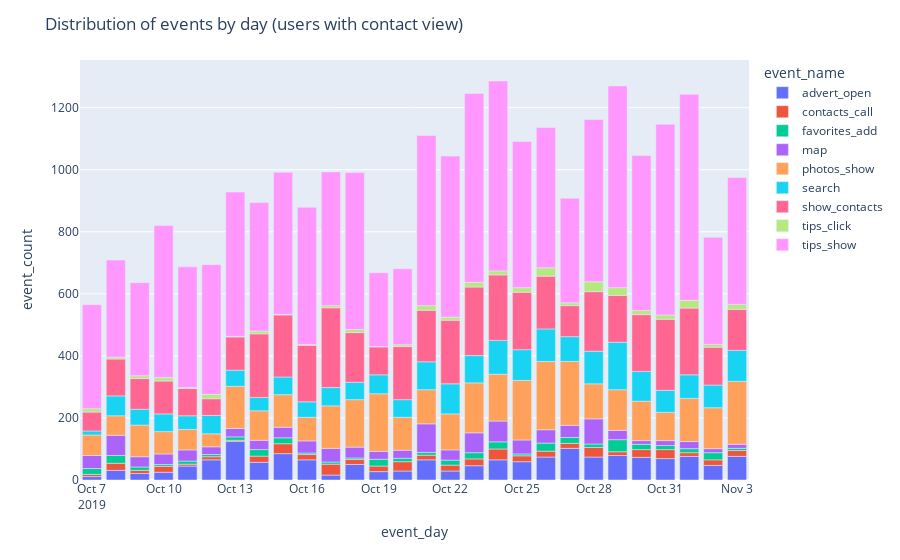
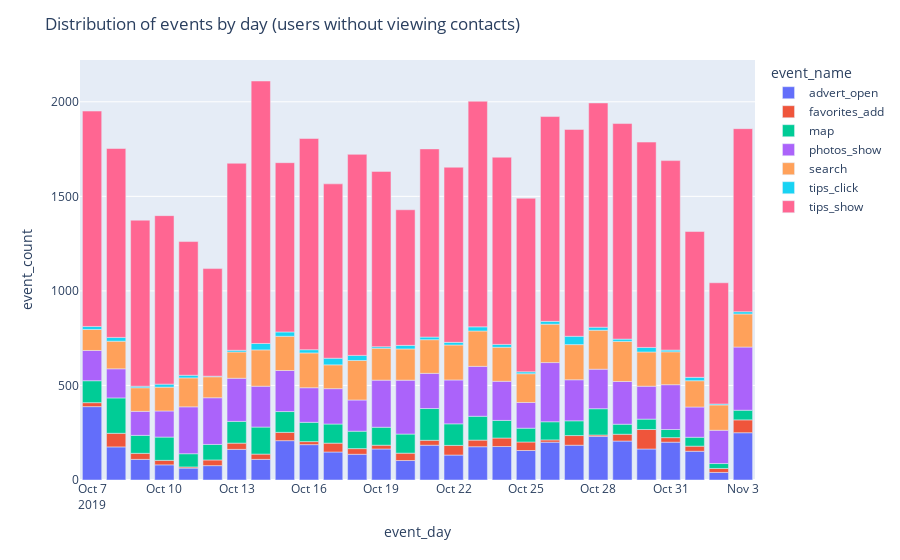

Source (notebook cell) for these figures, in order:
### Code cell
event_map_2 = px.bar(event_map3, x='event_day', y='event_count', color='event_name')
event_map_2.update_layout(title_text='Distribution of events by day (users with contact view)')
event_map_2.show()

event_map_4 = px.bar(event_map7, x='event_day', y='event_count', color='event_name')
event_map_4.update_layout(title_text='Distribution of events by day (users without viewing contacts)')
event_map_4.show()

### Figure 1 — Plotly figure (JSON) as saved in the notebook; plotly's stock layout.template omitted (floating-point values rounded to 4 significant figures)
{"data": [{"alignmentgroup": "True", "hovertemplate": "event_name=advert_open<br>event_day=%{x}<br>event_count=%{y}<extra></extra>", "legendgroup": "advert_open", "marker": {"color": "#636efa", "pattern": {"shape": ""}}, "name": "advert_open", "offsetgroup": "advert_open", "orientation": "v", "showlegend": true, "textposition": "auto", "type": "bar", "x": ["2019-10-07T00:00:00", "2019-10-08T00:00:00", "2019-10-09T00:00:00", "2019-10-10T00:00:00", "2019-10-11T00:00:00", "2019-10-12T00:00:00", "2019-10-13T00:00:00", "2019-10-14T00:00:00", "2019-10-15T00:00:00", "2019-10-16T00:00:00", "2019-10-17T00:00:00", "2019-10-18T00:00:00", "2019-10-19T00:00:00", "2019-10-20T00:00:00", "2019-10-21T00:00:00", "2019-10-22T00:00:00", "2019-10-23T00:00:00", "2019-10-24T00:00:00", "2019-10-25T00:00:00", "2019-10-26T00:00:00", "2019-10-27T00:00:00", "2019-10-28T00:00:00", "2019-10-29T00:00:00", "2019-10-30T00:00:00", "2019-10-31T00:00:00", "2019-11-01T00:00:00", "2019-11-02T00:00:00", "2019-11-03T00:00:00"], "xaxis": "x", "y": [11, 31, 21, 25, 45, 65, 124, 57, 85, 65, 16, 50, 27, 29, 65, 29, 46, 65, 59, 74, 102, 74, 79, 73, 69, 76, 47, 76], "yaxis": "y"}, {"alignmentgroup": "True", "hovertemplate": "event_name=contacts_call<br>event_day=%{x}<br>event_count=%{y}<extra></extra>", "legendgroup": "contacts_call", "marker": {"color": "#EF553B", "pattern": {"shape": ""}}, "name": "contacts_call", "offsetgroup": "contacts_call", "orientation": "v", "showlegend": true, "textposition": "auto", "type": "bar", "x": ["2019-10-07T00:00:00", "2019-10-08T00:00:00", "2019-10-09T00:00:00", "2019-10-10T00:00:00", "2019-10-11T00:00:00", "2019-10-12T00:00:00", "2019-10-13T00:00:00", "2019-10-14T00:00:00", "2019-10-15T00:00:00", "2019-10-16T00:00:00", "2019-10-17T00:00:00", "2019-10-18T00:00:00", "2019-10-19T00:00:00", "2019-10-20T00:00:00", "2019-10-21T00:00:00", "2019-10-22T00:00:00", "2019-10-23T00:00:00", "2019-10-24T00:00:00", "2019-10-25T00:00:00", "2019-10-26T00:00:00", "2019-10-27T00:00:00", "2019-10-28T00:00:00", "2019-10-29T00:00:00", "2019-10-30T00:00:00", "2019-10-31T00:00:00", "2019-11-01T00:00:00", "2019-11-02T00:00:00", "2019-11-03T00:00:00"], "xaxis": "x", "y": [7, 23, 10, 19, 6, 10, 4, 20, 32, 17, 35, 16, 18, 30, 15, 19, 22, 35, 19, 19, 16, 31, 12, 25, 29, 12, 18, 19], "yaxis": "y"}, {"alignmentgroup": "True", "hovertemplate": "event_name=favorites_add<br>event_day=%{x}<br>event_count=%{y}<extra></extra>", "legendgroup": "favorites_add", "marker": {"color": "#00cc96", "pattern": {"shape": ""}}, "name": "favorites_add", "offsetgroup": "favorites_add", "orientation": "v", "showlegend": true, "textposition": "auto", "type": "bar", "x": ["2019-10-07T00:00:00", "2019-10-08T00:00:00", "2019-10-09T00:00:00", "2019-10-10T00:00:00", "2019-10-11T00:00:00", "2019-10-12T00:00:00", "2019-10-13T00:00:00", "2019-10-14T00:00:00", "2019-10-15T00:00:00", "2019-10-16T00:00:00", "2019-10-17T00:00:00", "2019-10-18T00:00:00", "2019-10-19T00:00:00", "2019-10-20T00:00:00", "2019-10-21T00:00:00", "2019-10-22T00:00:00", "2019-10-23T00:00:00", "2019-10-24T00:00:00", "2019-10-25T00:00:00", "2019-10-26T00:00:00", "2019-10-27T00:00:00", "2019-10-28T00:00:00", "2019-10-29T00:00:00", "2019-10-30T00:00:00", "2019-10-31T00:00:00", "2019-11-01T00:00:00", "2019-11-02T00:00:00", "2019-11-03T00:00:00"], "xaxis": "x", "y": [19, 25, 11, 6, 10, 7, 11, 21, 19, 5, 7, 5, 22, 11, 9, 16, 20, 23, 6, 26, 19, 11, 39, 17, 13, 13, 23, 7], "yaxis": "y"}, {"alignmentgroup": "True", "hovertemplate": "event_name=map<br>event_day=%{x}<br>event_count=%{y}<extra></extra>", "legendgroup": "map", "marker": {"color": "#ab63fa", "pattern": {"shape": ""}}, "name": "map", "offsetgroup": "map", "orientation": "v", "showlegend": true, "textposition": "auto", "type": "bar", "x": ["2019-10-07T00:00:00", "2019-10-08T00:00:00", "2019-10-09T00:00:00", "2019-10-10T00:00:00", "2019-10-11T00:00:00", "2019-10-12T00:00:00", "2019-10-13T00:00:00", "2019-10-14T00:00:00", "2019-10-15T00:00:00", "2019-10-16T00:00:00", "2019-10-17T00:00:00", "2019-10-18T00:00:00", "2019-10-19T00:00:00", "2019-10-20T00:00:00", "2019-10-21T00:00:00", "2019-10-22T00:00:00", "2019-10-23T00:00:00", "2019-10-24T00:00:00", "2019-10-25T00:00:00", "2019-10-26T00:00:00", "2019-10-27T00:00:00", "2019-10-28T00:00:00", "2019-10-29T00:00:00", "2019-10-30T00:00:00", "2019-10-31T00:00:00", "2019-11-01T00:00:00", "2019-11-02T00:00:00", "2019-11-03T00:00:00"], "xaxis": "x", "y": [42, 65, 33, 34, 36, 25, 27, 30, 34, 39, 44, 35, 25, 26, 92, 33, 64, 67, 45, 43, 39, 81, 30, 12, 16, 23, 13, 13], "yaxis": "y"}, {"alignmentgroup": "True", "hovertemplate": "event_name=photos_show<br>event_day=%{x}<br>event_count=%{y}<extra></extra>", "legendgroup": "photos_show", "marker": {"color": "#FFA15A", "pattern": {"shape": ""}}, "name": "photos_show", "offsetgroup": "photos_show", "orientation": "v", "showlegend": true, "textposition": "auto", "type": "bar", "x": ["2019-10-07T00:00:00", "2019-10-08T00:00:00", "2019-10-09T00:00:00", "2019-10-10T00:00:00", "2019-10-11T00:00:00", "2019-10-12T00:00:00", "2019-10-13T00:00:00", "2019-10-14T00:00:00", "2019-10-15T00:00:00", "2019-10-16T00:00:00", "2019-10-17T00:00:00", "2019-10-18T00:00:00", "2019-10-19T00:00:00", "2019-10-20T00:00:00", "2019-10-21T00:00:00", "2019-10-22T00:00:00", "2019-10-23T00:00:00", "2019-10-24T00:00:00", "2019-10-25T00:00:00", "2019-10-26T00:00:00", "2019-10-27T00:00:00", "2019-10-28T00:00:00", "2019-10-29T00:00:00", "2019-10-30T00:00:00", "2019-10-31T00:00:00", "2019-11-01T00:00:00", "2019-11-02T00:00:00", "2019-11-03T00:00:00"], "xaxis": "x", "y": [66, 63, 102, 72, 66, 42, 136, 95, 105, 76, 137, 153, 186, 106, 110, 116, 161, 151, 192, 220, 206, 113, 131, 127, 91, 139, 132, 203], "yaxis": "y"}, {"alignmentgroup": "True", "hovertemplate": "event_name=search<br>event_day=%{x}<br>event_count=%{y}<extra></extra>", "legendgroup": "search", "marker": {"color": "#19d3f3", "pattern": {"shape": ""}}, "name": "search", "offsetgroup": "search", "orientation": "v", "showlegend": true, "textposition": "auto", "type": "bar", "x": ["2019-10-07T00:00:00", "2019-10-08T00:00:00", "2019-10-09T00:00:00", "2019-10-10T00:00:00", "2019-10-11T00:00:00", "2019-10-12T00:00:00", "2019-10-13T00:00:00", "2019-10-14T00:00:00", "2019-10-15T00:00:00", "2019-10-16T00:00:00", "2019-10-17T00:00:00", "2019-10-18T00:00:00", "2019-10-19T00:00:00", "2019-10-20T00:00:00", "2019-10-21T00:00:00", "2019-10-22T00:00:00", "2019-10-23T00:00:00", "2019-10-24T00:00:00", "2019-10-25T00:00:00", "2019-10-26T00:00:00", "2019-10-27T00:00:00", "2019-10-28T00:00:00", "2019-10-29T00:00:00", "2019-10-30T00:00:00", "2019-10-31T00:00:00", "2019-11-01T00:00:00", "2019-11-02T00:00:00", "2019-11-03T00:00:00"], "xaxis": "x", "y": [13, 64, 51, 57, 44, 59, 52, 43, 57, 50, 59, 56, 61, 57, 90, 97, 88, 109, 99, 105, 80, 105, 153, 96, 71, 76, 73, 100], "yaxis": "y"}, {"alignmentgroup": "True", "hovertemplate": "event_name=show_contacts<br>event_day=%{x}<br>event_count=%{y}<extra></extra>", "legendgroup": "show_contacts", "marker": {"color": "#FF6692", "pattern": {"shape": ""}}, "name": "show_contacts", "offsetgroup": "show_contacts", "orientation": "v", "showlegend": true, "textposition": "auto", "type": "bar", "x": ["2019-10-07T00:00:00", "2019-10-08T00:00:00", "2019-10-09T00:00:00", "2019-10-10T00:00:00", "2019-10-11T00:00:00", "2019-10-12T00:00:00", "2019-10-13T00:00:00", "2019-10-14T00:00:00", "2019-10-15T00:00:00", "2019-10-16T00:00:00", "2019-10-17T00:00:00", "2019-10-18T00:00:00", "2019-10-19T00:00:00", "2019-10-20T00:00:00", "2019-10-21T00:00:00", "2019-10-22T00:00:00", "2019-10-23T00:00:00", "2019-10-24T00:00:00", "2019-10-25T00:00:00", "2019-10-26T00:00:00", "2019-10-27T00:00:00", "2019-10-28T00:00:00", "2019-10-29T00:00:00", "2019-10-30T00:00:00", "2019-10-31T00:00:00", "2019-11-01T00:00:00", "2019-11-02T00:00:00", "2019-11-03T00:00:00"], "xaxis": "x", "y": [61, 119, 99, 106, 88, 54, 107, 205, 200, 182, 257, 160, 90, 171, 166, 205, 221, 211, 185, 170, 100, 192, 151, 183, 229, 215, 122, 132], "yaxis": "y"}, {"alignmentgroup": "True", "hovertemplate": "event_name=tips_click<br>event_day=%{x}<br>event_count=%{y}<extra></extra>", "legendgroup": "tips_click", "marker": {"color": "#B6E880", "pattern": {"shape": ""}}, "name": "tips_click", "offsetgroup": "tips_click", "orientation": "v", "showlegend": true, "textposition": "auto", "type": "bar", "x": ["2019-10-07T00:00:00", "2019-10-08T00:00:00", "2019-10-09T00:00:00", "2019-10-10T00:00:00", "2019-10-11T00:00:00", "2019-10-12T00:00:00", "2019-10-13T00:00:00", "2019-10-14T00:00:00", "2019-10-15T00:00:00", "2019-10-16T00:00:00", "2019-10-17T00:00:00", "2019-10-18T00:00:00", "2019-10-19T00:00:00", "2019-10-20T00:00:00", "2019-10-21T00:00:00", "2019-10-22T00:00:00", "2019-10-23T00:00:00", "2019-10-24T00:00:00", "2019-10-25T00:00:00", "2019-10-26T00:00:00", "2019-10-27T00:00:00", "2019-10-28T00:00:00", "2019-10-29T00:00:00", "2019-10-30T00:00:00", "2019-10-31T00:00:00", "2019-11-01T00:00:00", "2019-11-02T00:00:00", "2019-11-03T00:00:00"], "xaxis": "x", "y": [11, 6, 9, 11, 3, 14, 2, 9, 2, 3, 7, 10, 1, 6, 15, 10, 15, 13, 15, 27, 9, 32, 25, 13, 14, 25, 9, 16], "yaxis": "y"}, {"alignmentgroup": "True", "hovertemplate": "event_name=tips_show<br>event_day=%{x}<br>event_count=%{y}<extra></extra>", "legendgroup": "tips_show", "marker": {"color": "#FF97FF", "pattern": {"shape": ""}}, "name": "tips_show", "offsetgroup": "tips_show", "orientation": "v", "showlegend": true, "textposition": "auto", "type": "bar", "x": ["2019-10-07T00:00:00", "2019-10-08T00:00:00", "2019-10-09T00:00:00", "2019-10-10T00:00:00", "2019-10-11T00:00:00", "2019-10-12T00:00:00", "2019-10-13T00:00:00", "2019-10-14T00:00:00", "2019-10-15T00:00:00", "2019-10-16T00:00:00", "2019-10-17T00:00:00", "2019-10-18T00:00:00", "2019-10-19T00:00:00", "2019-10-20T00:00:00", "2019-10-21T00:00:00", "2019-10-22T00:00:00", "2019-10-23T00:00:00", "2019-10-24T00:00:00", "2019-10-25T00:00:00", "2019-10-26T00:00:00", "2019-10-27T00:00:00", "2019-10-28T00:00:00", "2019-10-29T00:00:00", "2019-10-30T00:00:00", "2019-10-31T00:00:00", "2019-11-01T00:00:00", "2019-11-02T00:00:00", "2019-11-03T00:00:00"], "xaxis": "x", "y": [335, 313, 300, 490, 389, 418, 465, 414, 458, 442, 431, 506, 238, 245, 548, 519, 609, 612, 471, 452, 337, 523, 650, 500, 615, 664, 345, 409], "yaxis": "y"}], "layout": {"barmode": "relative", "legend": {"title": {"text": "event_name"}, "tracegroupgap": 0}, "margin": {"t": 60}, "title": {"text": "Distribution of events by day (users with contact view)"}, "xaxis": {"anchor": "y", "domain": [0, 1], "title": {"text": "event_day"}}, "yaxis": {"anchor": "x", "domain": [0, 1], "title": {"text": "event_count"}}}}

### Figure 2 — Plotly figure (JSON) as saved in the notebook; plotly's stock layout.template omitted (floating-point values rounded to 4 significant figures)
{"data": [{"alignmentgroup": "True", "hovertemplate": "event_name=advert_open<br>event_day=%{x}<br>event_count=%{y}<extra></extra>", "legendgroup": "advert_open", "marker": {"color": "#636efa", "pattern": {"shape": ""}}, "name": "advert_open", "offsetgroup": "advert_open", "orientation": "v", "showlegend": true, "textposition": "auto", "type": "bar", "x": ["2019-10-07T00:00:00", "2019-10-08T00:00:00", "2019-10-09T00:00:00", "2019-10-10T00:00:00", "2019-10-11T00:00:00", "2019-10-12T00:00:00", "2019-10-13T00:00:00", "2019-10-14T00:00:00", "2019-10-15T00:00:00", "2019-10-16T00:00:00", "2019-10-17T00:00:00", "2019-10-18T00:00:00", "2019-10-19T00:00:00", "2019-10-20T00:00:00", "2019-10-21T00:00:00", "2019-10-22T00:00:00", "2019-10-23T00:00:00", "2019-10-24T00:00:00", "2019-10-25T00:00:00", "2019-10-26T00:00:00", "2019-10-27T00:00:00", "2019-10-28T00:00:00", "2019-10-29T00:00:00", "2019-10-30T00:00:00", "2019-10-31T00:00:00", "2019-11-01T00:00:00", "2019-11-02T00:00:00", "2019-11-03T00:00:00"], "xaxis": "x", "y": [388, 175, 109, 80, 63, 76, 162, 109, 208, 187, 148, 136, 164, 103, 184, 132, 176, 177, 156, 200, 184, 231, 206, 164, 200, 152, 40, 250], "yaxis": "y"}, {"alignmentgroup": "True", "hovertemplate": "event_name=favorites_add<br>event_day=%{x}<br>event_count=%{y}<extra></extra>", "legendgroup": "favorites_add", "marker": {"color": "#EF553B", "pattern": {"shape": ""}}, "name": "favorites_add", "offsetgroup": "favorites_add", "orientation": "v", "showlegend": true, "textposition": "auto", "type": "bar", "x": ["2019-10-07T00:00:00", "2019-10-08T00:00:00", "2019-10-09T00:00:00", "2019-10-10T00:00:00", "2019-10-11T00:00:00", "2019-10-12T00:00:00", "2019-10-13T00:00:00", "2019-10-14T00:00:00", "2019-10-15T00:00:00", "2019-10-16T00:00:00", "2019-10-17T00:00:00", "2019-10-18T00:00:00", "2019-10-19T00:00:00", "2019-10-20T00:00:00", "2019-10-21T00:00:00", "2019-10-22T00:00:00", "2019-10-23T00:00:00", "2019-10-24T00:00:00", "2019-10-25T00:00:00", "2019-10-26T00:00:00", "2019-10-27T00:00:00", "2019-10-28T00:00:00", "2019-10-29T00:00:00", "2019-10-30T00:00:00", "2019-10-31T00:00:00", "2019-11-01T00:00:00", "2019-11-02T00:00:00", "2019-11-03T00:00:00"], "xaxis": "x", "y": [21, 72, 32, 24, 6, 30, 33, 28, 44, 16, 47, 30, 20, 39, 26, 51, 35, 45, 45, 12, 51, 7, 36, 103, 24, 27, 21, 68], "yaxis": "y"}, {"alignmentgroup": "True", "hovertemplate": "event_name=map<br>event_day=%{x}<br>event_count=%{y}<extra></extra>", "legendgroup": "map", "marker": {"color": "#00cc96", "pattern": {"shape": ""}}, "name": "map", "offsetgroup": "map", "orientation": "v", "showlegend": true, "textposition": "auto", "type": "bar", "x": ["2019-10-07T00:00:00", "2019-10-08T00:00:00", "2019-10-09T00:00:00", "2019-10-10T00:00:00", "2019-10-11T00:00:00", "2019-10-12T00:00:00", "2019-10-13T00:00:00", "2019-10-14T00:00:00", "2019-10-15T00:00:00", "2019-10-16T00:00:00", "2019-10-17T00:00:00", "2019-10-18T00:00:00", "2019-10-19T00:00:00", "2019-10-20T00:00:00", "2019-10-21T00:00:00", "2019-10-22T00:00:00", "2019-10-23T00:00:00", "2019-10-24T00:00:00", "2019-10-25T00:00:00", "2019-10-26T00:00:00", "2019-10-27T00:00:00", "2019-10-28T00:00:00", "2019-10-29T00:00:00", "2019-10-30T00:00:00", "2019-10-31T00:00:00", "2019-11-01T00:00:00", "2019-11-02T00:00:00", "2019-11-03T00:00:00"], "xaxis": "x", "y": [116, 187, 95, 123, 70, 82, 115, 143, 110, 102, 101, 92, 95, 101, 168, 114, 126, 93, 73, 96, 78, 139, 53, 55, 43, 47, 26, 51], "yaxis": "y"}, {"alignmentgroup": "True", "hovertemplate": "event_name=photos_show<br>event_day=%{x}<br>event_count=%{y}<extra></extra>", "legendgroup": "photos_show", "marker": {"color": "#ab63fa", "pattern": {"shape": ""}}, "name": "photos_show", "offsetgroup": "photos_show", "orientation": "v", "showlegend": true, "textposition": "auto", "type": "bar", "x": ["2019-10-07T00:00:00", "2019-10-08T00:00:00", "2019-10-09T00:00:00", "2019-10-10T00:00:00", "2019-10-11T00:00:00", "2019-10-12T00:00:00", "2019-10-13T00:00:00", "2019-10-14T00:00:00", "2019-10-15T00:00:00", "2019-10-16T00:00:00", "2019-10-17T00:00:00", "2019-10-18T00:00:00", "2019-10-19T00:00:00", "2019-10-20T00:00:00", "2019-10-21T00:00:00", "2019-10-22T00:00:00", "2019-10-23T00:00:00", "2019-10-24T00:00:00", "2019-10-25T00:00:00", "2019-10-26T00:00:00", "2019-10-27T00:00:00", "2019-10-28T00:00:00", "2019-10-29T00:00:00", "2019-10-30T00:00:00", "2019-10-31T00:00:00", "2019-11-01T00:00:00", "2019-11-02T00:00:00", "2019-11-03T00:00:00"], "xaxis": "x", "y": [160, 154, 127, 138, 248, 247, 228, 216, 217, 183, 187, 165, 249, 285, 186, 232, 264, 207, 136, 313, 217, 209, 226, 174, 237, 160, 176, 334], "yaxis": "y"}, {"alignmentgroup": "True", "hovertemplate": "event_name=search<br>event_day=%{x}<br>event_count=%{y}<extra></extra>", "legendgroup": "search", "marker": {"color": "#FFA15A", "pattern": {"shape": ""}}, "name": "search", "offsetgroup": "search", "orientation": "v", "showlegend": true, "textposition": "auto", "type": "bar", "x": ["2019-10-07T00:00:00", "2019-10-08T00:00:00", "2019-10-09T00:00:00", "2019-10-10T00:00:00", "2019-10-11T00:00:00", "2019-10-12T00:00:00", "2019-10-13T00:00:00", "2019-10-14T00:00:00", "2019-10-15T00:00:00", "2019-10-16T00:00:00", "2019-10-17T00:00:00", "2019-10-18T00:00:00", "2019-10-19T00:00:00", "2019-10-20T00:00:00", "2019-10-21T00:00:00", "2019-10-22T00:00:00", "2019-10-23T00:00:00", "2019-10-24T00:00:00", "2019-10-25T00:00:00", "2019-10-26T00:00:00", "2019-10-27T00:00:00", "2019-10-28T00:00:00", "2019-10-29T00:00:00", "2019-10-30T00:00:00", "2019-10-31T00:00:00", "2019-11-01T00:00:00", "2019-11-02T00:00:00", "2019-11-03T00:00:00"], "xaxis": "x", "y": [111, 146, 125, 126, 153, 111, 139, 192, 181, 184, 126, 209, 169, 165, 178, 185, 187, 180, 152, 203, 186, 206, 212, 181, 174, 139, 134, 175], "yaxis": "y"}, {"alignmentgroup": "True", "hovertemplate": "event_name=tips_click<br>event_day=%{x}<br>event_count=%{y}<extra></extra>", "legendgroup": "tips_click", "marker": {"color": "#19d3f3", "pattern": {"shape": ""}}, "name": "tips_click", "offsetgroup": "tips_click", "orientation": "v", "showlegend": true, "textposition": "auto", "type": "bar", "x": ["2019-10-07T00:00:00", "2019-10-08T00:00:00", "2019-10-09T00:00:00", "2019-10-10T00:00:00", "2019-10-11T00:00:00", "2019-10-12T00:00:00", "2019-10-13T00:00:00", "2019-10-14T00:00:00", "2019-10-15T00:00:00", "2019-10-16T00:00:00", "2019-10-17T00:00:00", "2019-10-18T00:00:00", "2019-10-19T00:00:00", "2019-10-20T00:00:00", "2019-10-21T00:00:00", "2019-10-22T00:00:00", "2019-10-23T00:00:00", "2019-10-24T00:00:00", "2019-10-25T00:00:00", "2019-10-26T00:00:00", "2019-10-27T00:00:00", "2019-10-28T00:00:00", "2019-10-29T00:00:00", "2019-10-30T00:00:00", "2019-10-31T00:00:00", "2019-11-01T00:00:00", "2019-11-02T00:00:00", "2019-11-03T00:00:00"], "xaxis": "x", "y": [16, 20, 8, 16, 14, 3, 9, 34, 23, 17, 35, 27, 8, 19, 14, 14, 22, 15, 10, 15, 44, 16, 12, 24, 9, 18, 5, 12], "yaxis": "y"}, {"alignmentgroup": "True", "hovertemplate": "event_name=tips_show<br>event_day=%{x}<br>event_count=%{y}<extra></extra>", "legendgroup": "tips_show", "marker": {"color": "#FF6692", "pattern": {"shape": ""}}, "name": "tips_show", "offsetgroup": "tips_show", "orientation": "v", "showlegend": true, "textposition": "auto", "type": "bar", "x": ["2019-10-07T00:00:00", "2019-10-08T00:00:00", "2019-10-09T00:00:00", "2019-10-10T00:00:00", "2019-10-11T00:00:00", "2019-10-12T00:00:00", "2019-10-13T00:00:00", "2019-10-14T00:00:00", "2019-10-15T00:00:00", "2019-10-16T00:00:00", "2019-10-17T00:00:00", "2019-10-18T00:00:00", "2019-10-19T00:00:00", "2019-10-20T00:00:00", "2019-10-21T00:00:00", "2019-10-22T00:00:00", "2019-10-23T00:00:00", "2019-10-24T00:00:00", "2019-10-25T00:00:00", "2019-10-26T00:00:00", "2019-10-27T00:00:00", "2019-10-28T00:00:00", "2019-10-29T00:00:00", "2019-10-30T00:00:00", "2019-10-31T00:00:00", "2019-11-01T00:00:00", "2019-11-02T00:00:00", "2019-11-03T00:00:00"], "xaxis": "x", "y": [1139, 999, 878, 891, 707, 569, 989, 1388, 895, 1117, 922, 1063, 927, 717, 995, 926, 1193, 990, 918, 1083, 1094, 1186, 1140, 1086, 1002, 771, 641, 968], "yaxis": "y"}], "layout": {"barmode": "relative", "legend": {"title": {"text": "event_name"}, "tracegroupgap": 0}, "margin": {"t": 60}, "title": {"text": "Distribution of events by day (users without viewing contacts)"}, "xaxis": {"anchor": "y", "domain": [0, 1], "title": {"text": "event_day"}}, "yaxis": {"anchor": "x", "domain": [0, 1], "title": {"text": "event_count"}}}}
